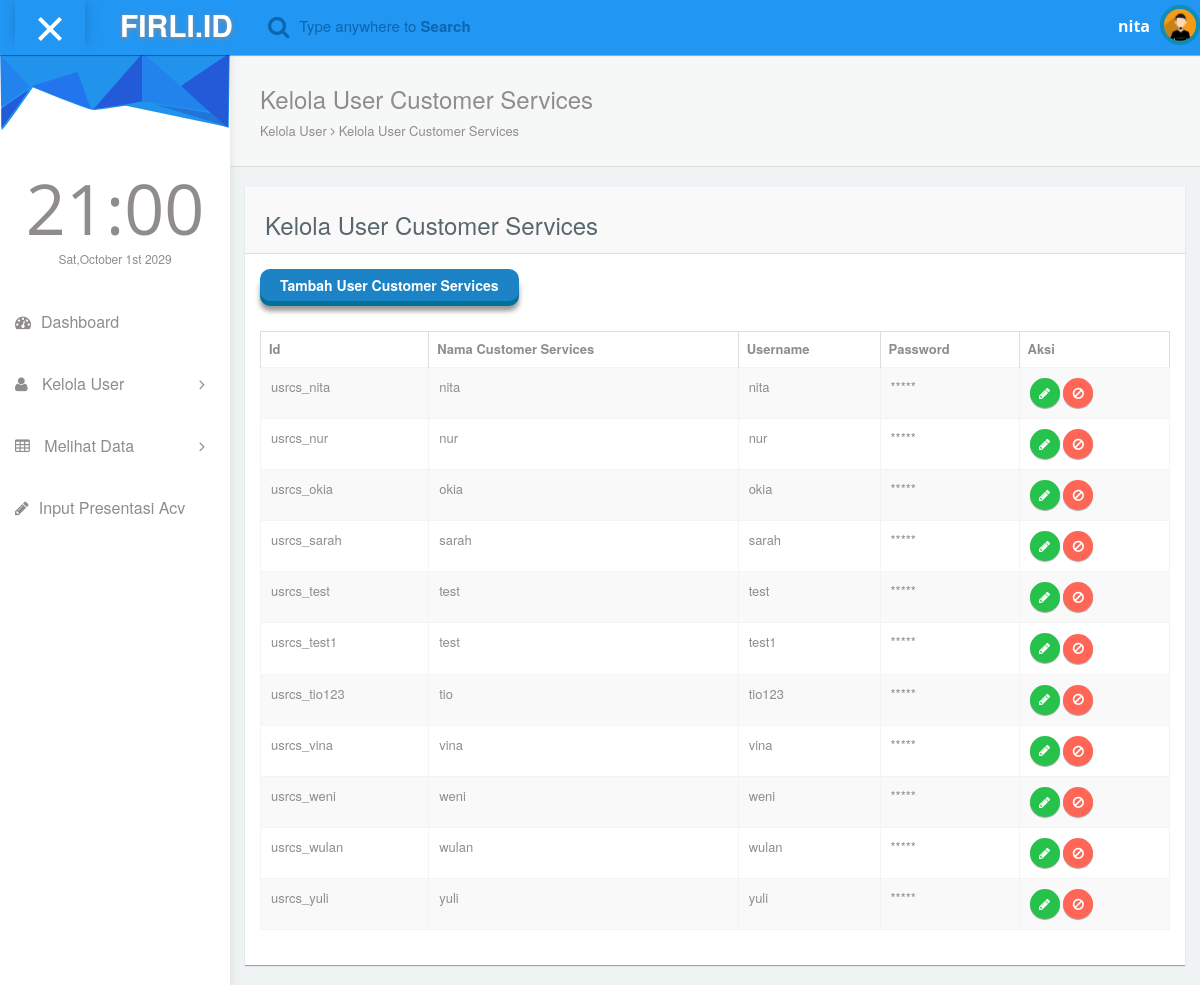
Page /Owner/kelola_user_cs.php (signed in) on the committed database.
### tables this page shows
CREATE TABLE `ds_account_cs` (
  `id_account_cs` varchar(200) NOT NULL,
  `username` varchar(200) NOT NULL,
  `nama_cs` varchar(200) NOT NULL,
  `password_cs` varchar(200) NOT NULL
);

### Owner/kelola_user_cs.php (the view, shortened to what this page needs)
<?php
	include("../Modul Database/koneksi.php");
?>
<!DOCTYPE html>
<html lang="en">
<head>
  <link rel="stylesheet" type="text/css" href="asset/css/bootstrap.min.css">
  <link rel="stylesheet" type="text/css" href="asset/css/plugins/font-awesome.min.css"/>
  <link rel="stylesheet" type="text/css" href="asset/css/plugins/datatables.bootstrap.min.css"/>
  <link rel="stylesheet" type="text/css" href="asset/css/plugins/animate.min.css"/>
  <link href="asset/css/style.css" rel="stylesheet">
</head>
<body id="mimin" class="dashboard">
        <nav class="navbar navbar-default header navbar-fixed-top">
          <div class="col-md-12 nav-wrapper">
            <div class="navbar-header" style="width:100%;">
              <div class="opener-left-menu is-open">
                <span class="bottom"></span>
              </div>
                <a href="index_own.php" class="navbar-brand">
                 <b>FIRLI.ID</b>
                </a>
              <ul class="nav navbar-nav search-nav">
                <li>
                   <div class="search">
                    <span class="fa fa-search icon-search" style="font-size:23px;"></span>
                    <div class="form-group form-animate-text">
                      <input type="text" class="form-text" required>
                      <label class="label-search">Type anywhere to <b>Search</b> </label>
                    </div>
                  </div>
                </li>
              </ul>
              <ul class="nav navbar-nav navbar-right user-nav">
                <li class="user-name"><span><?php
								if(isset($_SESSION["username"])){
									echo explode("_",$_SESSION["username"])[0];
								}
							?></span></li>
                  <li class="dropdown avatar-dropdown">
                   <img src="asset/img/avatar.jpg" class="img-circle avatar" alt="user name" data-toggle="dropdown" aria-haspopup="true" aria-expanded="true"/>
                </li>
              </ul>
            </div>
          </div>
        </nav>
      <div class="container-fluid mimin-wrapper">
            <div id="left-menu">
              <div class="sub-left-menu scroll">
                <ul class="nav nav-list">
                    <li><div class="left-bg"></div></li>
                    <li class="time">
                      <h1 class="animated fadeInLeft">21:00</h1>
                      <p class="animated fadeInRight">Sat,October 1st 2029</p>
                    </li>
                    <li >
                        <a href="index_own.php">
                           <span class="fa fa-dashboard"></span>Dashboard
                        </a>
                    </li>
                    <li ><a class="tree-toggle nav-header"><span class="fa fa-user"></span> Kelola User<span class="fa-angle-right fa right-arrow text-right"></span> </a>
                    </li>
                    <li ><a class="tree-toggle nav-header"><span class="fa fa-table"></span> Melihat Data<span class="fa-angle-right fa right-arrow text-right"></span> </a>
                    </li>
                    <li >
                        <a href="input_target.php">
                           <span class="fa fa-pencil"></span>Input Presentasi Acv
                        </a>
                    </li>
                  </ul>
                </div>
            </div>
            <div id="content">
               <div class="panel box-shadow-none content-header">
                  <div class="panel-body">
                    <div class="col-md-12">
                        <h3 class="animated fadeInLeft">Kelola User Customer Services</h3>
                        <p class="animated fadeInDown">
                          Kelola User <span class="fa-angle-right fa"></span> Kelola User Customer Services
                        </p>
                    </div>
                  </div>
              </div>
              <div class="col-md-12 top-25 padding-0">
                <div class="col-md-12">
                  <div class="panel">
                    <div class="panel-heading"><h3>Kelola User Customer Services</h3></div>
                      <div class="panel-body">
                        <a href="form_kelola_user_cs.php">
                        <input type="button" class=" btn btn-3d btn-primary " value="Tambah User Customer Services"/>
                        </a>
                      </div>
                    <div class="panel-body">
                      <div class="responsive-table">
                      <table id="datatables-example" class="table table-striped table-bordered" width="100%" cellspacing="0">
                      <thead>
                        <tr>
                          <th>Id</th>
                          <th>Nama Customer Services</th>
                          <th>Username</th>
                          <th>Password</th>
                          <th>Aksi</th>
                        </tr>
                      </thead>
                      <tbody>
					  <?php
						$query = mysqli_query($conn,"SELECT * FROM ds_account_cs");
						 while($data = mysqli_fetch_array($query)){
					  ?>
                        <tr>
                          <td><?php echo "$data[id_account_cs]"; ?></td>
                          <td><?php echo "$data[nama_cs]"; ?></td>
                          <td><?php echo "$data[username]"; ?></td>
                          <td>*****</td>
                          <td>
							<a href="form_kelola_user_cs.php?edit=<?php echo "$data[id_account_cs]"; ?>">
								<button class=" btn btn-circle btn-mn btn-success" value="primary">
									<span class="fa fa-pencil"></span>
								</button>
							</a>
								<button onClick=deleteData('<?php echo "$data[id_account_cs]"; ?>') class=" btn btn-circle btn-mn btn-danger" value="primary">
									<span class="fa fa-ban"></span>
								</button>
                          </td>
                        </tr>
					<?php
					    }
					?>
                      </tbody>
                        </table>
                      </div>
                  </div>
                </div>
              </div>
              </div>
            </div>
      </div>
</body>
</html>

### rows in the picture
ds_account_cs: id_account_cs "usrcs_nita", nama_cs "nita", username "nita"
ds_account_cs: id_account_cs "usrcs_nur", nama_cs "nur", username "nur"
ds_account_cs: id_account_cs "usrcs_okia", nama_cs "okia", username "okia"
ds_account_cs: id_account_cs "usrcs_sarah", nama_cs "sarah", username "sarah"
ds_account_cs: id_account_cs "usrcs_test", nama_cs "test", username "test"
ds_account_cs: id_account_cs "usrcs_test1", nama_cs "test", username "test1"
ds_account_cs: id_account_cs "usrcs_tio123", nama_cs "tio", username "tio123"
ds_account_cs: id_account_cs "usrcs_vina", nama_cs "vina", username "vina"
ds_account_cs: id_account_cs "usrcs_weni", nama_cs "weni", username "weni"
ds_account_cs: id_account_cs "usrcs_wulan", nama_cs "wulan", username "wulan"
ds_account_cs: id_account_cs "usrcs_yuli", nama_cs "yuli", username "yuli"

### other values in the picture
explode("_",$_SESSION["username"])[0] "nita"
